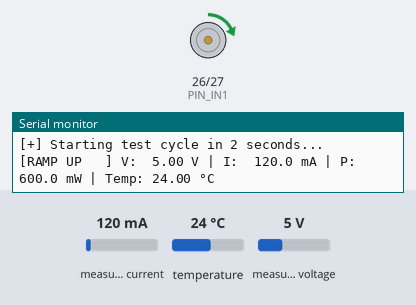
This sketch was run on a simulated ESP32. Parts: motor-driver pin pairs drawn as motors (green arrow = first pin HIGH = forward, orange = second pin HIGH = backward, longer = more drive, scaled by the enable pin), the last lines printed to the serial monitor. The test bench sets the inputs (shaded band); at power-on: measured current 120 mA, temperature 24 °C, measured voltage 5 V.

Above: at 4.2 s.
4.3 s: measured current set to 40 mA
At 8.1 s:
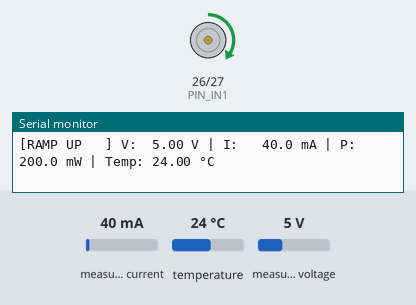
8.4 s: temperature set to 2 °C
At 12.0 s:
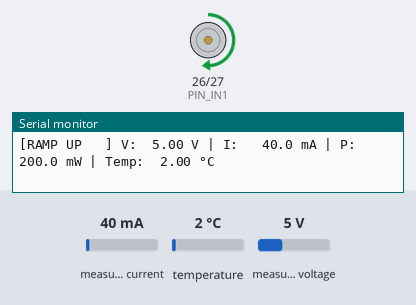
12.5 s: measured voltage set to 0.3 V
16.3 s: temperature set to 12 °C
Timing chart, 0 to 64.9 s (numbered marks = the images above; inputs shaded):
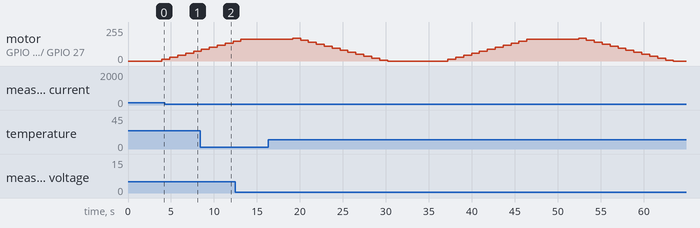

The sketch:

ina219_motordriver_test.ino
```cpp
/*
 * MachinoCare - Step 4: Motor + INA219 + DS18B20 Temperature
 * Logs bus voltage, current draw, and surface temperature rise.
 */

#include <Wire.h>
#include <Adafruit_INA219.h>
#include <OneWire.h>
#include <DallasTemperature.h>

// Motor Driver Pins
#define PIN_ENA 25
#define PIN_IN1 26
#define PIN_IN2 27

// DS18B20 Data Pin
#define ONE_WIRE_BUS 15

const int PWM_FREQ = 5000;
const int PWM_RES  = 8;
const int PWM_CH   = 0;

Adafruit_INA219 ina219;
OneWire oneWire(ONE_WIRE_BUS);
DallasTemperature tempSensor(&oneWire);

void setMotorSpeed(int duty) {
  duty = constrain(duty, 0, 255);
  #if ESP_ARDUINO_VERSION_MAJOR >= 3
    ledcWrite(PIN_ENA, duty);
  #else
    ledcWrite(PWM_CH, duty);
  #endif
}

void printTelemetry(const char* label) {
  float busVoltage = ina219.getBusVoltage_V();
  float current_mA = ina219.getCurrent_mA();
  float power_mW   = ina219.getPower_mW();

  // Request non-blocking or standard temp read
  tempSensor.requestTemperatures();
  float tempC = tempSensor.getTempCByIndex(0);

  if (tempC == DEVICE_DISCONNECTED_C) {
    Serial.printf("[%s] V: %5.2f V | I: %6.1f mA | P: %6.1f mW | Temp: SENSOR ERROR\n",
                  label, busVoltage, current_mA, power_mW);
  } else {
    Serial.printf("[%s] V: %5.2f V | I: %6.1f mA | P: %6.1f mW | Temp: %5.2f °C\n",
                  label, busVoltage, current_mA, power_mW, tempC);
  }
}

void setup() {
  Serial.begin(115200);
  delay(1000);
  Serial.println("\n=== MachinoCare: Multi-Sensor Bring-Up (INA219 + DS18B20) ===");

  pinMode(PIN_IN1, OUTPUT);
  pinMode(PIN_IN2, OUTPUT);
  digitalWrite(PIN_IN1, LOW);
  digitalWrite(PIN_IN2, LOW);

  #if ESP_ARDUINO_VERSION_MAJOR >= 3
    ledcAttach(PIN_ENA, PWM_FREQ, PWM_RES);
  #else
    ledcSetup(PWM_CH, PWM_FREQ, PWM_RES);
    ledcAttachPin(PIN_ENA, PWM_CH);
  #endif

  // Initialize I2C for INA219
  Wire.begin(21, 22);
  if (!ina219.begin()) {
    Serial.println("[-] Error: INA219 not detected!");
    while (1) delay(10);
  }

  // Initialize DS18B20 1-Wire
  tempSensor.begin();
  Serial.println("[+] INA219 and DS18B20 initialized.");
  Serial.println("[+] Starting test cycle in 2 seconds...");
  delay(2000);
}

void loop() {
  digitalWrite(PIN_IN1, HIGH);
  digitalWrite(PIN_IN2, LOW);

  // Ramp Up
  for (int duty = 0; duty <= 170; duty += 15) {
    setMotorSpeed(duty);
    printTelemetry("RAMP UP   ");
    delay(150);
  }

  // Steady Run for 5 seconds
  unsigned long startSteady = millis();
  while (millis() - startSteady < 5000) {
    printTelemetry("STEADY RUN");
    delay(500);
  }

  // Ramp Down
  for (int duty = 170; duty >= 0; duty -= 15) {
    setMotorSpeed(duty);
    printTelemetry("RAMP DOWN ");
    delay(150);
  }

  // Idle Pause
  digitalWrite(PIN_IN1, LOW);
  digitalWrite(PIN_IN2, LOW);
  for (int i = 0; i < 4; i++) {
    printTelemetry("IDLE STOP ");
    delay(750);
  }
}
```
